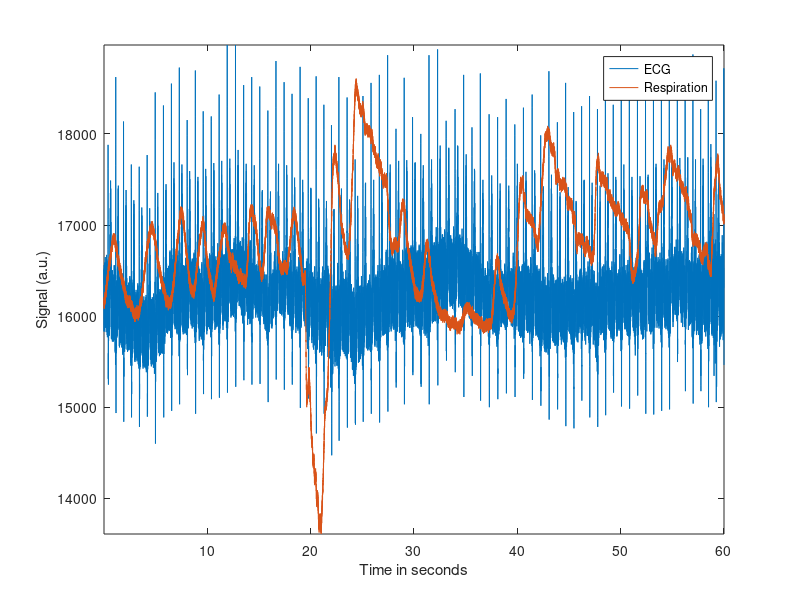
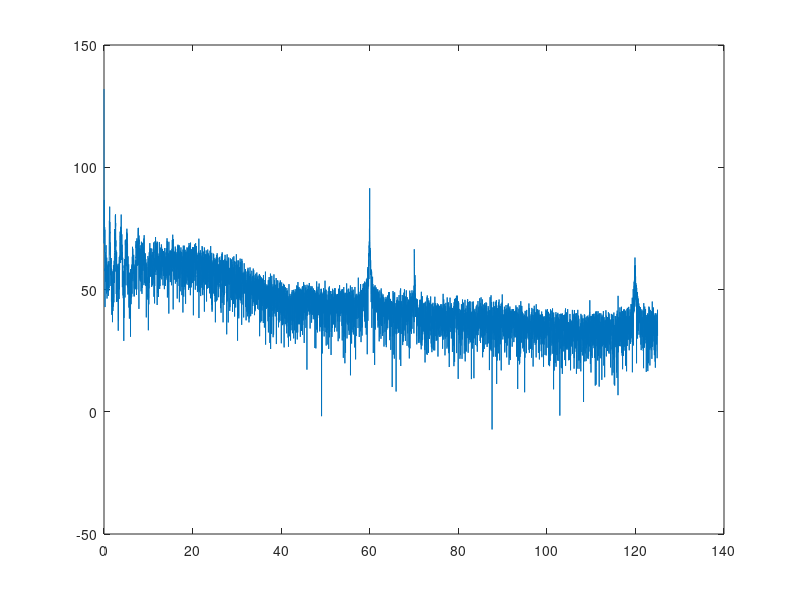
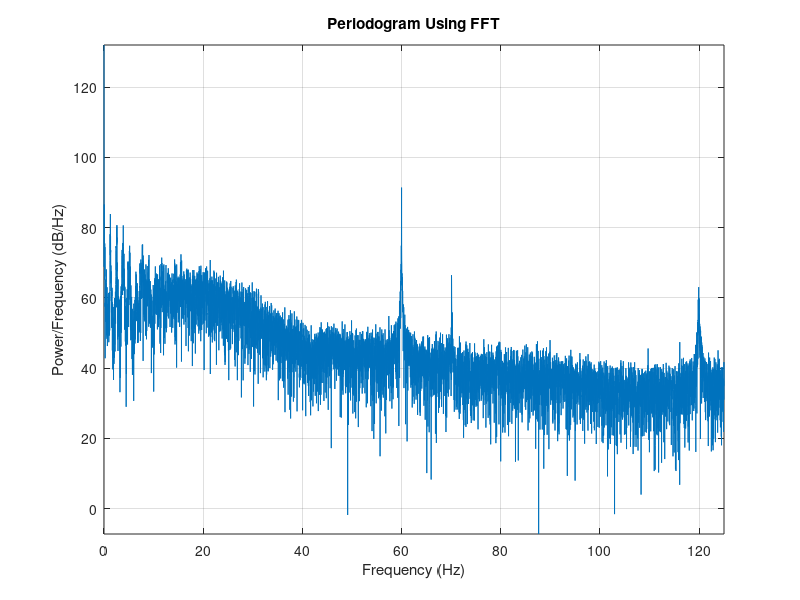
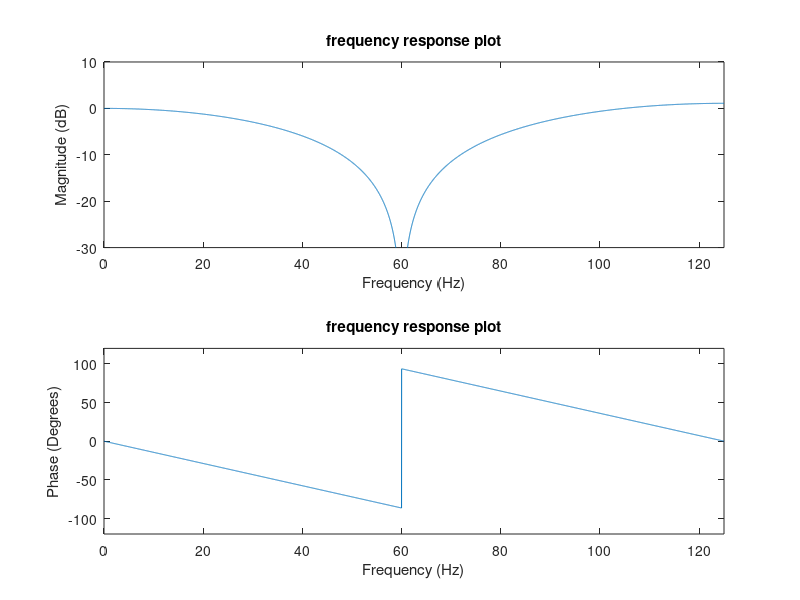

Reproduce these figures in MATLAB, in order.


%% Clear all previous results and load data

clear all % Clear variables
close all % Close figures
clc

load('ecg2.mat')
resp = val(1,:);
ecg = val(2,:);
fs = 250;

% Example : plot of the original ECG and respiration signal

slen = length(ecg);
t = [1:slen]/fs;
figure
plot(t, ecg)
hold on
plot(t, resp)
xlabel('Time in seconds');
ylabel('Signal (a.u.)');
legend('ECG', 'Respiration')
axis tight;
hold off 
% Plot the power spectrum of the original signal to verify which notch
% filter is needed : let's use fft() to calculate the power
% spectrum of the ECG signal
hz= linspace(0, fs/2,slen/2);

amplitude = abs(fft(ecg))*2; %normalization of FFT
amplitude= amplitude(1:length(hz));
psd_Original = (1/(slen)) * abs(amplitude).^2;
figure
plot(hz,10*log10(psd_Original))
figure('Name','Power spectrum','NumberTitle','off');
plot(hz,10*log10(psd_Original))
grid on
title('Periodogram Using FFT')
xlabel('Frequency (Hz)')
ylabel('Power/Frequency (dB/Hz)')
axis tight;
% Power line frequency (notch frequency) was observed at 60 hz 
%% Design the notch filter and apply it to the ECG signal. Observe the effect in the time and frequency domain

Notch_angle = 2*pi*(60/fs);
z1 = cos(Notch_angle)+ i*sin(Notch_angle);
z2 = cos(Notch_angle)- i*sin(Notch_angle);

DC_response = 1+(-z1-z2) +1;

b = [1 -z1-z2  z1*z2]/DC_response;  % Compensation for DC gain 
a = [1];

[h,w]=freqz(b,a,floor(slen/2));
figure('Name','Frequency response of notch filter with zeroes only','NumberTitle','off');

subplot(2,1,1)
plot(hz(1:length(hz)),20*log10(abs(h)));
xlabel('Frequency (Hz)')
ylabel('Magnitude (dB)')
title('frequency response plot')
axis([0 max(hz) -30 10])

subplot(2,1,2)
plot(hz, 360/(2*pi)*angle(h))
xlabel('Frequency (Hz)')
ylabel('Phase (Degrees)')
title('frequency response plot')
axis([0 max(hz) -120 120])
% Filter ECG with notch filter (only zeros)

y = filter(b,a,ecg);


%% Introduce poles in the notch filter. Try at least 3 values between 0.8 and 0.99 and study the effect. Which filter gives the best result

% Design and plot of notch filters with different radis
a_vector = [0.8 0.95 0.99]

za11= a_vector(1)*z1;
za12= a_vector(1)*z2;

za21= a_vector(2)*z1;
za22= a_vector(2)*z2;

za31= a_vector(3)*z1;
za32= a_vector(3)*z2;

% Compensation for DC gain for different filters (z=1 for H(z)) 
DC_response1 = (1+(-za11-za12)+(za11*za12))/(1+a_vector(1)*(-za11-za12)+ (a_vector(1)^2*(za11*za12)));
DC_response2 = (1+(-za21-za22)+(za21*za22))/(1+a_vector(2)*(-za21-za22)+ (a_vector(2)^2*(za21*za22)));
DC_response3 = (1+(-za31-za32)+(za31*za32))/(1+a_vector(3)*(-za31-za32)+ (a_vector(3)^2*(za31*za32)));


% Initalizing zeros and poles for notch filter with different radis
b_notch = [1 -z1-z2  z1*z2];  


a1 = [1 -za11-za12  za11*za12]*DC_response1;
[h1,w1]=freqz(b_notch,a1,floor(slen/2));
a2 = [1 -za21-za22  za21*za22]*DC_response2;
[h2,w2]=freqz(b_notch,a2,floor(slen/2));
a3 = [1 -za31-za32  za31*za32]*DC_response3;
[h3,w3]=freqz(b_notch,a3,floor(slen/2));

% Filtering with poles
y1 = filter(b_notch,a1,ecg);
y2 = filter(b_notch,a2,ecg);
y3 = filter(b_notch,a3,ecg);


% Frequecny response plotting 
figure('Name','Frequency response of filters','NumberTitle','off');
subplot(2,1,1)
hold on 
plot(hz(1:length(hz)),20*log10(abs(h)));
plot(hz(1:length(hz)),20*log10(abs(h1)));
plot(hz(1:length(hz)),20*log10(abs(h2)));
plot(hz(1:length(hz)),20*log10(abs(h3)));
xlabel('Frequency (Hz)')
ylabel('Magnitude (dB)')
title('Magnitude')
axis([0 max(hz) -60 10])
legend('zero','Pole at 0.8', 'Pole at 0.95','Pole at 0.99')
hold off 

% Phase response plotting 
subplot(2,1,2)
hold on 
plot(hz, 360/(2*pi)*angle(h))
plot(hz, 360/(2*pi)*angle(h1))
plot(hz, 360/(2*pi)*angle(h2))
plot(hz, 360/(2*pi)*angle(h3))
xlabel('Frequency (Hz)')
ylabel('Phase (Degrees)')
title('Phase')
legend('zero','Pole at 0.8', 'Pole at 0.95','Pole at 0.99')
axis([0 max(hz) -120 120])
hold off 

% Plotting ECG signal before and after filtering  

figure('Name','ECG signal before and after filtering (zeros only and 0.8 radius)','NumberTitle','off');

subplot(2,1,1)
hold on 
plot(t(3:end), ecg(3:end))
axis tight;
plot(t(3:end), y(3:end))
xlabel('Time in seconds');
ylabel('Signal (a.u.)');
title('Original ECG signal filtered with only zeros')
legend('Original signal','zero')
axis tight;
hold off 

subplot(2,1,2)
hold on 
plot(t(3:end), ecg(3:end))
plot(t(3:end), y1(3:end))
xlabel('Time in seconds');
ylabel('Signal (a.u.)');
title('Original ECG signal filtered with pole at 0.8')
legend('Original signal','Pole at 0.8')
axis tight;
hold off 

figure('Name','ECG signal before and after filtering (0.8 and 0.95 radius)','NumberTitle','off');

subplot(2,1,1)
hold on 
plot(t(3:end), ecg(3:end))
plot(t(3:end), y2(3:end))
xlabel('Time in seconds');
ylabel('Signal (a.u.)');
title('Original ECG signal filtered with pole at 0.95')
legend('Original signal','Pole at 0.95')
axis tight;
hold off 

subplot(2,1,2)
hold on 
plot(t(3:end), ecg(3:end))
plot(t(3:end), y3(3:end))
xlabel('Time in seconds');
ylabel('Signal (a.u.)');
title('Original ECG signal filtered with pole at 0.99')
legend('Original signal','Pole at 0.99')
axis tight;
hold off 

% Plotting power spectrum of ECG before and after filtering 

%psd initalization 
amplitude_y = abs(fft(y))*2; 
amplitude_y= amplitude_y(1:length(hz));
amplitude_y1 = abs(fft(y1))*2; 
amplitude_y1= amplitude_y1(1:length(hz));
amplitude_y2 = abs(fft(y2))*2; 
amplitude_y2= amplitude_y2(1:length(hz));
amplitude_y3 = abs(fft(y3))*2; 
amplitude_y3= amplitude_y3(1:length(hz));

psd_y = (1/(slen)) * abs(amplitude_y).^2;
psd_y1 = (1/(slen)) * abs(amplitude_y1).^2;
psd_y2 = (1/(slen)) * abs(amplitude_y2).^2;
psd_y3 = (1/(slen)) * abs(amplitude_y3).^2;


figure('Name','Power spectrum (zeros and 0.8 notch)','NumberTitle','off');
subplot(2,1,1)
hold on 
plot(hz,10*log10(psd_Original))
plot(hz,10*log10(psd_y))
grid on
title('Power spectrum of original signal with filered signal (zeros only)')
xlabel('Frequency (Hz)')
ylabel('Power/Frequency (dB/Hz)')
legend('Original signal','Zeros')
axis tight;

subplot(2,1,2)
hold on 
plot(hz,10*log10(psd_Original))
plot(hz,10*log10(psd_y1))
grid on
title('Power spectrum of original signal with filered signal (pole at 0.8)')
xlabel('Frequency (Hz)')
ylabel('Power/Frequency (dB/Hz)')
legend('Original signal','Pole at 0.8')
axis tight;


figure('Name','Power spectrum (0.95 and 0.99 notch)','NumberTitle','off');
subplot(2,1,1)
hold on 
plot(hz,10*log10(psd_Original))
plot(hz,10*log10(psd_y2))
grid on
title('Power spectrum of original signal with filered signal (pole at 0.95)')
xlabel('Frequency (Hz)')
ylabel('Power/Frequency (dB/Hz)')
legend('Original signal','Pole at 0.95')
axis tight;

subplot(2,1,2)
hold on 
plot(hz,10*log10(psd_Original))
plot(hz,10*log10(psd_y3))
grid on
title('Power spectrum of original signal with filered signal (pole at 0.99)')
xlabel('Frequency (Hz)')
ylabel('Power/Frequency (dB/Hz)')
legend('Original signal','Pole at 0.99')
axis tight;

%% Apply the filter to the provided respiration signal.

%PSD of respiration
amplitude_resp = abs(fft(resp))*2; 
amplitude_resp= amplitude_resp(1:length(hz));
psd_resp = (1/(slen)) * abs(amplitude_resp).^2;


figure('Name','PSD resp','NumberTitle','off');
plot(hz,10*log10(psd_resp))
grid on
title('Power spectrum of respiration signal')
xlabel('Frequency (Hz)')
ylabel('Power/Frequency (dB/Hz)')
axis tight;

% Filter respiration signal with notch at 0.95 
resp_filtered = filter(b_notch,a2,resp);

% Plots of ECG and respiration before and after filtering 

figure
plot(t, ecg)
hold on
plot(t, y2)
plot(t, resp)
plot(t, resp_filtered)
xlabel('Time in seconds');
ylabel('Signal (a.u.)');
legend('ECG', 'ECG filtered at 0.95','respiration','respiration filtered')
axis tight;
hold off 

%% show overlap betweem PSD of EEG and PSD of repiration 


amplitude_resp1 = abs(fft(resp_filtered))*2; 
amplitude_resp1= amplitude_resp1(1:length(hz));
psd_resp1 = (1/(slen)) * abs(amplitude_resp1).^2;


figure('Name','PSD resp','NumberTitle','off');
hold on 
plot(hz,10*log10(psd_y2))
plot(hz,10*log10(psd_resp1))
grid on
title('Power spectrum of respiration signal')
xlabel('Frequency (Hz)')
ylabel('Power/Frequency (dB/Hz)')
axis tight;

